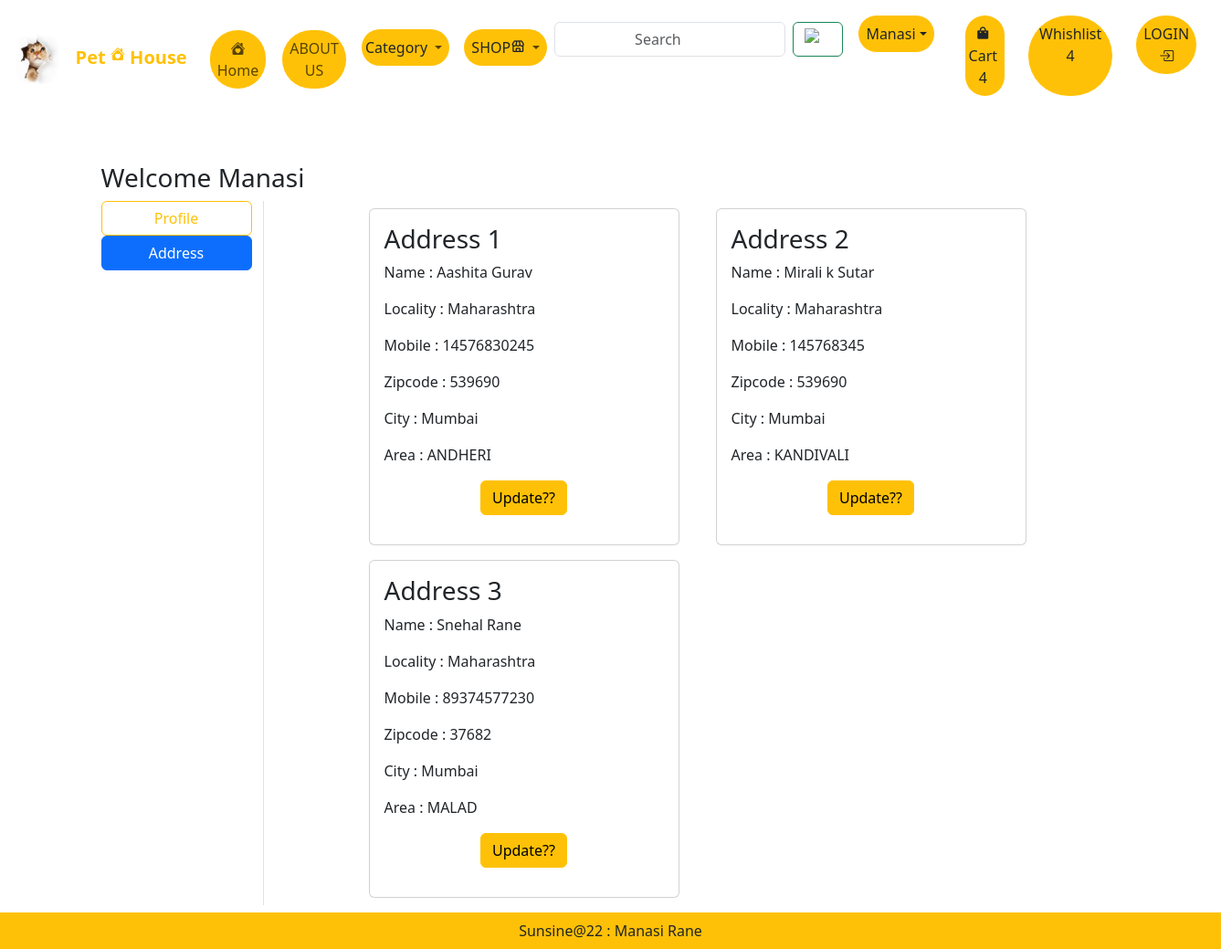
The page /address/ (signed in) on the database its author committed.
### PetApp/models.py (models this page shows, shortened)
class Customer(models.Model):
    user = models.ForeignKey(User, on_delete=models.CASCADE)
    name = models.CharField(max_length =200)
    locality = models.CharField(max_length=200)
    mobile = models.IntegerField(default=0)
    zipcode = models.IntegerField()
    city = models.CharField(max_length=50)
    area = models.CharField(choices = AREA_CHOICES, max_length=100)

### PetApp/views.py (the view)
# urls.py: path('address/',views.address ,name='address'), #this is fun not a class
def address(request):
    add = Customer.objects.filter(user=request.user)
    return render(request, 'app/address.html' ,locals())

### PetApp/templates/app/address.html (shortened to what this page needs)
{% extends 'app/base.html' %}
{% load static %}
{% block main-content %}
<div class="container my-5">
    <div class="row">
        <h3>Welcome
            <span class="text-capitalize">{{request.user}}</span>
        </h3>
        <div class="col-sm-2 border-end">
            <ul class="list-unstyled">
                <li class="d-grid"><a href="{% url 'profile' %}" class=" btn btn-outline-warning ">Profile</a></li>
                <li class="d-grid"><a href="{% url 'address' %}" class=" btn btn-primary ">Address </a></li>
            </ul>
        </div>
        <div class="col-sm-8 offset-sm-1">
            <div class="row">
                {% for ad in add %}
                <div class="col-sm-6">
                    <div class="card m-2">
                        <div class="card-body">
                            <h3>Address {{forloop.counter}}</h3>
                            <p>Name : {{ad.name}}</p>
                            <p>Locality : {{ad.locality}}</p>
                            <p>Mobile : {{ad.mobile}}</p>
                            <p>Zipcode : {{ad.zipcode}}</p>
                            <p>City : {{ad.city}}</p>
                            <p>Area : {{ad.area}}</p>
                            <p class="text-center">
                                <a href="{% url 'updateAddress' pk=ad.id %}" type="button" class="btn btn-warning">Update?? </a>
                            </p>
                    </div>
                </div>
            </div>
            {% endfor %}
        </div>
    </div>
    {% endblock main-content %}

### rows shown on the page
Customer: name "Aashita Gurav", locality "Maharashtra", mobile "14576830245", zipcode "539690", city "Mumbai", area "ANDHERI"
Customer: name "Mirali k Sutar", locality "Maharashtra", mobile "145768345", zipcode "539690", city "Mumbai", area "KANDIVALI"
Customer: name "Snehal Rane", locality "Maharashtra", mobile "89374577230", zipcode "37682", city "Mumbai", area "MALAD"

### other values the page prints
{{ request.user }} "Manasi"
